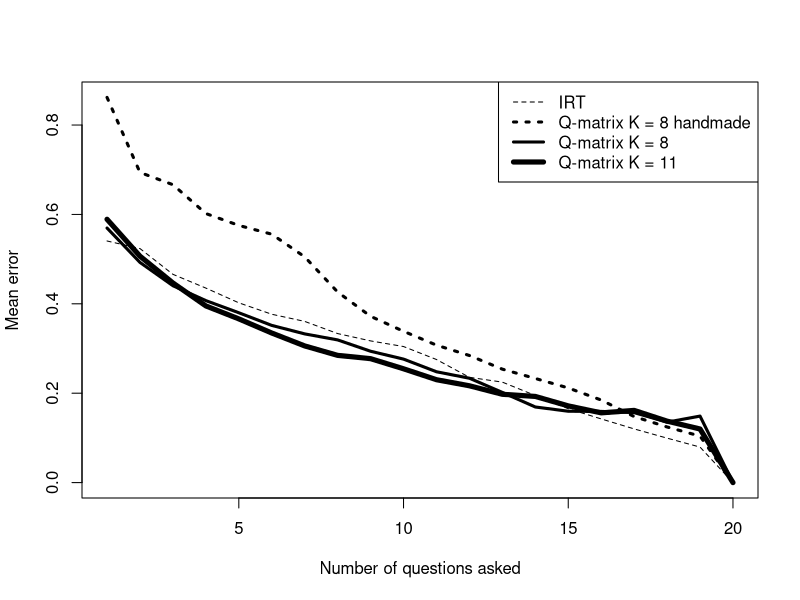

R code for this plot:
qmatrix2 <- c(0.573350997714,0.523053825899,0.493020729855,0.463507907997,0.450143984956,0.408691487817,0.384774016761,0.355809923614,0.330916903864,0.325792963706,0.284545315803,0.266498198395,0.249563917873,0.228881535294,0.22379248477,0.19609045789,0.166512203727,0.125021657658,0.141150358312,0)
qmatrix5 <- c(0.583134079173,0.516254394737,0.48110934515,0.440328006662,0.407395299948,0.375621352444,0.360466879752,0.333175036141,0.29742010058,0.289058428969,0.274903699028,0.255653392181,0.233318556435,0.199762060302,0.168207511699,0.145681634269,0.122080827859,0.116853647343,0.103776265504,0)
qmatrix8 <- c(0.569540503476,0.492579825953,0.440436349116,0.407109768625,0.379965699953,0.351674562343,0.332693486245,0.319206344793,0.293849447052,0.276263159824,0.247949415131,0.233497019453,0.201685659168,0.169157039739,0.15965837112,0.15922963883,0.156548904967,0.135290479205,0.148780875984,0)
qmatrix11 <- c(0.589101635522,0.506558435358,0.446611403685,0.395245589737,0.366239980386,0.334627973073,0.305770399953,0.284644246673,0.277254959591,0.254597617033,0.230195529337,0.216585335317,0.197566475466,0.192768414729,0.171609275096,0.156041836065,0.161523812165,0.137481001895,0.119925426,0)
qmatrix14 <- c(0.60939594784,0.526903781209,0.476008657802,0.422327254065,0.377437116576,0.35290242946,0.334648481032,0.296217235161,0.292079348542,0.274298241358,0.26633685971,0.253249236432,0.224818191127,0.210360098941,0.200125016432,0.179929464582,0.177655686471,0.138947252201,0.137311522513,0)
qmatrix888 <- c(0.861805462354,0.693899283921,0.666494473752,0.601965226301,0.575396996236,0.555770082615,0.505064497105,0.426379770874,0.372022568999,0.338535640144,0.307535323826,0.284336720439,0.253779726267,0.233000891294,0.211744280672,0.184728432364,0.147758393654,0.124462826413,0.104018869279,0)
irt <- c(0.540587100117,0.523614403967,0.465986973712,0.435188325652,0.402232495638,0.376659705458,0.360644251307,0.333430972825,0.317036703151,0.304415434515,0.275371233757,0.235512559456,0.224796669988,0.194875069944,0.165346113656,0.142469724133,0.120116970118,0.0994678254158,0.0794765362257,0)
plot(qmatrix888, type="l", lwd=3, lty="dotted", ann=F)
lines(qmatrix11, type="l", lwd=5)
lines(qmatrix8, type="l", lwd=3)
lines(irt, type="l", xlab="dat", lty="dashed")
legend("topright", c("IRT", "Q-matrix K = 8 handmade", "Q-matrix K = 8", "Q-matrix K = 11"), lty=c(2, 3, 1, 1), lwd=c(1, 3, 3, 5))
title(xlab="Number of questions asked")
title(ylab="Mean error")
